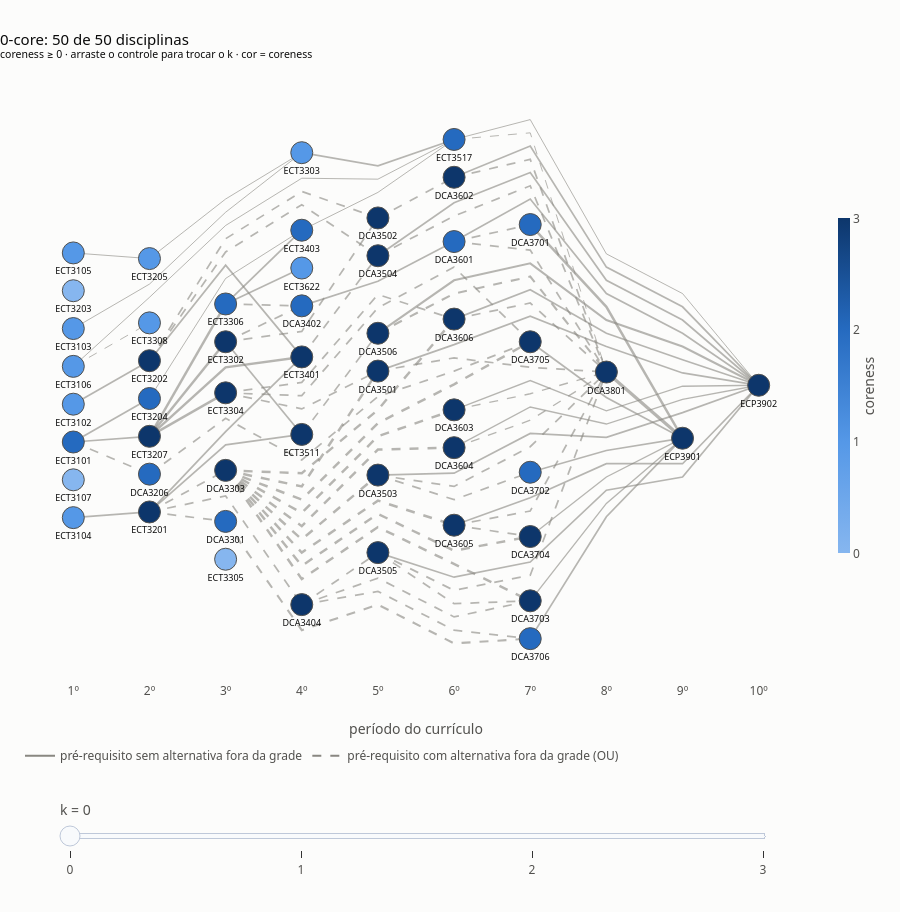

The cell this chart's notebook holds for it:
### Code cell
# ----------------------------------------------
# Grafo completo interativo com k-core
# ----------------------------------------------

MODO_K = "core"   # "core": mostra coreness ≥ k (k-core, aninhado) · "shell": só coreness = k (k-shell)
grupos = cores if MODO_K == "core" else shells

# uma figura por k
figs = {k: plotar_grafo(G.subgraph(grupos[k].nodes), pos, "", cor=coreness, nome_cor="coreness",
                        escala=ESCALA_ORD, inteiro=True, rotas=rotas)
        for k in range(k_max + 1)}

def titulo_k(k):
    n = grupos[k].number_of_nodes()
    filtro = f"coreness ≥ {k}" if MODO_K == "core" else f"coreness = {k}"
    return (f"{k}-{MODO_K}: {n} de {G.number_of_nodes()} disciplinas"
            f"<br><sup>{filtro} · arraste o controle para trocar o k · cor = coreness</sup>")

# junta os traços de todas as figuras numa só
fig = go.Figure(layout=figs[0].layout)          # k = 0 é o grafo inteiro: eixos e altura de referência
faixa, inicio = {}, 0

for k, f in figs.items():
    fig.add_traces(list(f.data))
    faixa[k] = range(inicio, inicio + len(f.data))
    inicio += len(f.data)

for i, tr in enumerate(fig.data):
    tr.visible = i in faixa[0]

fig.update_traces(selector=dict(mode="markers+text"), marker=dict(cmin=0, cmax=k_max))   # mesma escala de cor em todo k

passos = [dict(method="update", label=str(k),
               args=[{"visible": [i in faixa[k] for i in range(inicio)]},
                     {"annotations": [a.to_plotly_json() for a in figs[k].layout.annotations],   # setas
                      "title.text": titulo_k(k)}])
          for k in figs]

fig.update_layout(title_text=titulo_k(0), margin_b=230,
                  sliders=[dict(active=0, steps=passos, y=-0.16, yanchor="top", len=0.9, x=0.05,
                                currentvalue=dict(prefix="k = ", font=dict(size=14)))])

fig.show()
